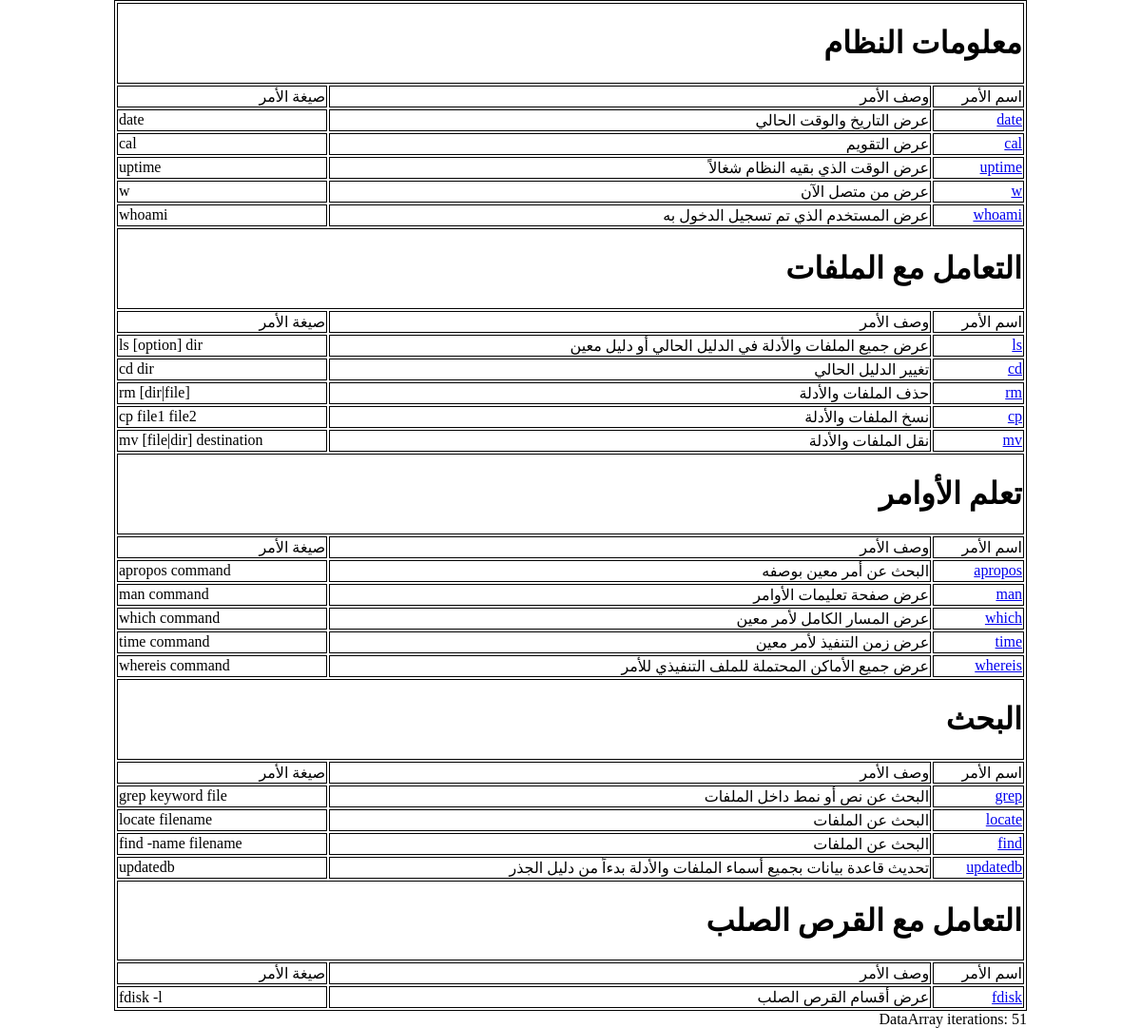
The page / on the database its author committed.
### tables this page shows
CREATE TABLE IF NOT EXISTS `category` (
  `cat_id` int(10) unsigned NOT NULL AUTO_INCREMENT,
  `name` varchar(45) DEFAULT NULL,
  PRIMARY KEY (`cat_id`)
);

CREATE TABLE IF NOT EXISTS `command` (
  `command_id` int(10) unsigned NOT NULL AUTO_INCREMENT,
  `command_name` varchar(45) DEFAULT NULL,
  `command_description` varchar(500) DEFAULT NULL,
  `command_form` varchar(500) DEFAULT NULL,
  `category_cat_id` int(10) unsigned NOT NULL,
  PRIMARY KEY (`command_id`),
  KEY `fk_command_category_idx` (`category_cat_id`)
);

### index.php (called while the page is built)
<?php
include './inc/db.inc.php';
try
{
    $catSql = 'SELECT * FROM category';
    $commandSql = 'SELECT * FROM command';
    $catResult = $db->query($catSql);
    $commandResult = $db->query($commandSql);
    $catRows = $catResult->fetchall();
    $commandRows = $commandResult->fetchall();
} catch (PDOException $e) {
    $error = 'Error fetching rows: ' . $e->getMessage();
    include '../html/error.html.php';
    exit();
}
include './html/index.html.php';

### html/index.html.php (the view, shortened to what this page needs)
<!DOCTYPE html>
<html dir="rtl">
    <head>
        <link rel="stylesheet" type="text/css" href="/linux/css/styles.css"/>
    </head>
    <body>
        <?php
        $iteration = 0;
        foreach ($catRows as $catKey=>$catValue){
            $data[$catKey] = $catValue;
            foreach ($commandRows as $key => $value){
                if ($catValue['cat_id'] == $value['category_cat_id']){
                    $data[$catKey]['commands'][$key] = $value;
                    unset($commandRows[$key]);
                }
                $iteration += 1;
                }
        }
        ?>
        <table>
        <?php
        foreach($data as $cat){
            echo "<tr>\r\n";
            echo "<td colspan=5>\r\n";
            echo "<H1>" . $cat['name'] . "</H1>";
            echo "</td>\r\n";
            echo "</tr>\r\n";
            echo "<tr>\r\n";
            echo "<td>اسم الأمر</td>\r\n";
            echo "<td>وصف الأمر</td>\r\n";
            echo "<td>صيغة الأمر</td>\r\n";
            echo "</tr>\r\n";
            foreach($cat['commands'] as $commands){
                echo "<tr>\r\n";
                echo "<td><a href=command.php?command_id={$commands['command_id']}> {$commands['command_name']}</a></td?>\r\n";
                echo "<td>" . $commands['command_description'] . "</td>\r\n";
                echo "<td dir=ltr>" . $commands['command_form'] . "</td>\r\n";
                echo "</tr>\r\n";
            }
        }
        echo "</table>\r\n";
        echo 'DataArray iterations: ' . $iteration;
?>
    </body>
</html>

### css/styles.css (style rules this page uses)
body { width:960px; margin:0 auto; }
table, td { border: 1px solid black; }
table { width:100%; }

### rows shown on the page
category: name "معلومات النظام"
command: command_name "date", command_description "عرض التاريخ والوقت الحالي", command_form "date"
command: command_name "cal", command_description "عرض التقويم", command_form "cal"
command: command_name "uptime", command_description "عرض الوقت الذي بقيه النظام شغالاً", command_form "uptime"
command: command_name "w", command_description "عرض من متصل الآن", command_form "w"
command: command_name "whoami", command_description "عرض المستخدم الذي تم تسجيل الدخول به", command_form "whoami"
category: name "التعامل مع الملفات"
command: command_name "ls", command_description "عرض جميع الملفات والأدلة في الدليل الحالي أو دليل معين", command_form "ls [option] dir"
command: command_name "cd", command_description "تغيير الدليل الحالي", command_form "cd dir"
command: command_name "rm", command_description "حذف الملفات والأدلة", command_form "rm [dir|file]"
command: command_name "cp", command_description "نسخ الملفات والأدلة", command_form "cp file1 file2"
command: command_name "mv", command_description "نقل الملفات والأدلة", command_form "mv [file|dir] destination"
category: name "تعلم الأوامر"
command: command_name "apropos", command_description "البحث عن أمر معين بوصفه", command_form "apropos command"
command: command_name "man", command_description "عرض صفحة تعليمات الأوامر", command_form "man command"
command: command_name "which", command_description "عرض المسار الكامل لأمر معين", command_form "which command"
command: command_name "time", command_description "عرض زمن التنفيذ لأمر معين", command_form "time command"
command: command_name "whereis", command_description "عرض جميع الأماكن المحتملة للملف التنفيذي للأمر", command_form "whereis command"
category: name "البحث"
command: command_name "grep", command_description "البحث عن نص أو نمط داخل الملفات", command_form "grep keyword file"
command: command_name "locate", command_description "البحث عن الملفات", command_form "locate filename"
command: command_name "find", command_description "البحث عن الملفات", command_form "find -name filename"
command: command_name "updatedb", command_description "تحديث قاعدة بيانات بجميع أسماء الملفات والأدلة بدءاً من دليل الجذر", command_form "updatedb"
category: name "التعامل مع القرص الصلب"
command: command_name "fdisk", command_description "عرض أقسام القرص الصلب", command_form "fdisk -l"

### other values the page prints
$iteration "51"
